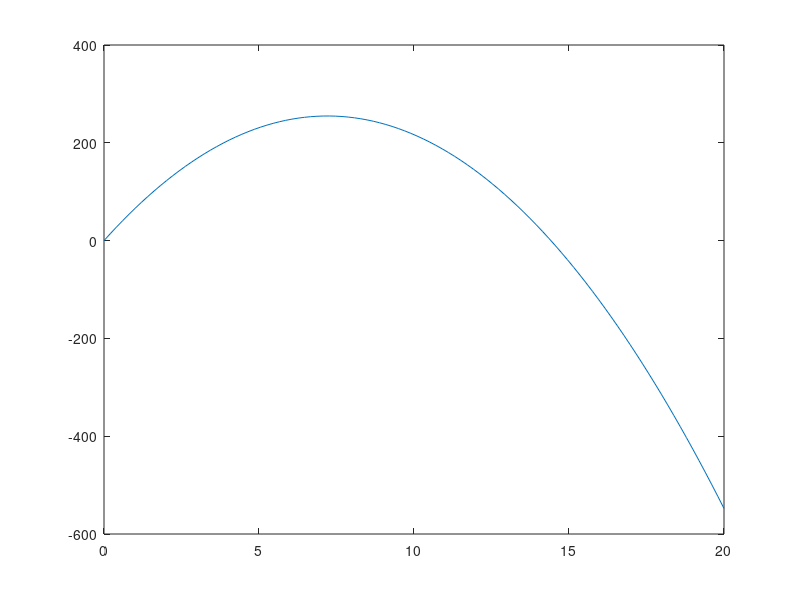

Here is the MATLAB script that generated this plot:
clear;
clc;

gravity = 9.81

feet_meters = input("What units to use (\"f\", \"m\"): ");
feet_meters
if( feet_meters == "f" )
  gravity = 32.2;
else
  gravity = 9.81;
end

gravity


time_axis = linspace(0,20)

v_axis = sind(45)*100*time_axis - gravity/2*(time_axis.^2);

plot(time_axis, v_axis)

%for x^y, only square matrix arguments are permitted and one argument must be scalar.
%  Use .^ for elementwise power.
